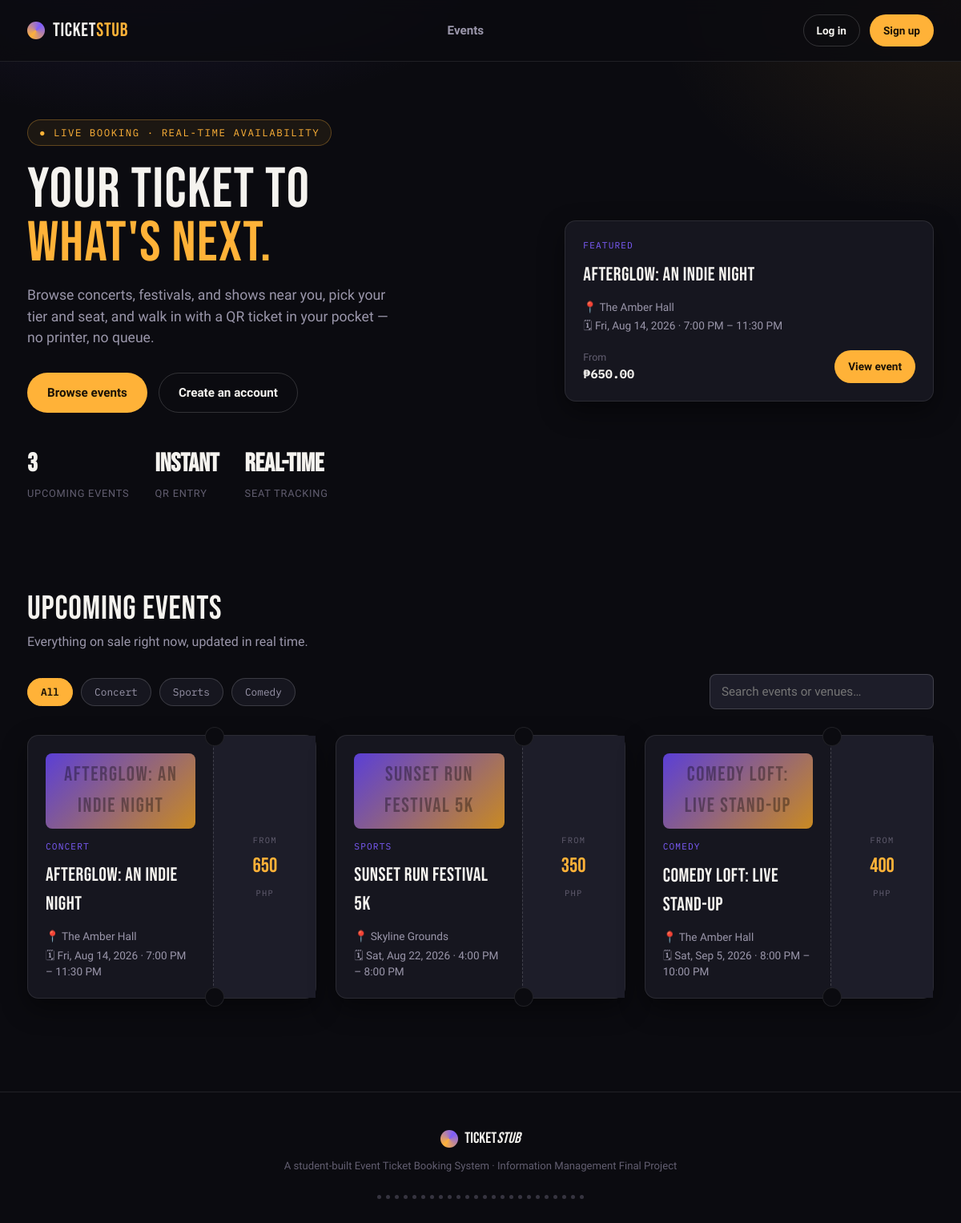
The page / on the database its author committed.
### tables this page shows
CREATE TABLE Events (
    Event_ID          INT AUTO_INCREMENT PRIMARY KEY,
    Venue_ID           INT NOT NULL,
    Staff_ID            INT NOT NULL,                
    Event_Name         VARCHAR(150) NOT NULL,
    Event_Description  TEXT NULL,
    Category           VARCHAR(50) NULL,
    Poster_Image        VARCHAR(255) NULL,
    Start_Date_Time     DATETIME NOT NULL,
    End_Date_Time        DATETIME NOT NULL,
    Event_Status        ENUM('draft','published','cancelled','completed') NOT NULL DEFAULT 'published',
    Created_At           TIMESTAMP DEFAULT CURRENT_TIMESTAMP,
    FOREIGN KEY (Venue_ID) REFERENCES Venues(Venue_ID),
    FOREIGN KEY (Staff_ID) REFERENCES Staff(Staff_ID)
);

CREATE TABLE Venues (
    Venue_ID     INT AUTO_INCREMENT PRIMARY KEY,
    Venue_Name   VARCHAR(150) NOT NULL,
    Address      VARCHAR(255) NOT NULL,
    Max_Capacity INT NOT NULL
);

### includes/auth.php (called while the page is built, shortened)
<?php
function is_logged_in(): bool {
    return isset($_SESSION['account_type']);
}
function base_url(string $path = ''): string {
    $script = $_SERVER['SCRIPT_NAME'] ?? '/index.php';
    $root = $script;
    foreach (['/staff/', '/customer/'] as $marker) {
        $pos = strpos($script, $marker);
    }
    if ($root === $script) {
        $root = rtrim(str_replace('\\', '/', dirname($script)), '/');
    }
    return $root . $path;
}

### includes/functions.php (called while the page is built, shortened)
<?php
function e(?string $value): string {
    return htmlspecialchars($value ?? '', ENT_QUOTES, 'UTF-8');
}
function format_money(float $amount): string {
    return '₱' . number_format($amount, 2);
}
function format_date_range(string $start, string $end): string {
    $s = new DateTime($start);
    $en = new DateTime($end);
    $sameDay = $s->format('Y-m-d') === $en->format('Y-m-d');
    if ($sameDay) {
        return $s->format('D, M j, Y') . ' · ' . $s->format('g:i A') . ' – ' . $en->format('g:i A');
    }
    return $s->format('M j, Y, g:i A') . ' – ' . $en->format('M j, Y, g:i A');
}

### index.php (the view, shortened to what this page needs)
<?php
require_once __DIR__ . '/includes/auth.php';
require_once __DIR__ . '/includes/functions.php';
$db = get_db();
$events = $db->query(
    "SELECT e.*, v.Venue_Name, v.Address,
            (SELECT MIN(Price) FROM Ticket_Tiers WHERE Event_ID = e.Event_ID) AS min_price
     FROM Events e
     JOIN Venues v ON v.Venue_ID = e.Venue_ID
     WHERE e.Event_Status = 'published' AND e.Start_Date_Time >= NOW()
     ORDER BY e.Start_Date_Time ASC"
)->fetchAll();
$categories = array_values(array_unique(array_filter(array_column($events, 'Category'))));
$total_events = count($events);
require_once __DIR__ . '/includes/header.php';
?>
<section class="hero">
  <div class="wrap hero-grid">
    <div>
      <span class="hero-eyebrow">● Live booking · real-time availability</span>
      <h1>Your ticket to <span class="accent">what's&nbsp;next.</span></h1>
      <p class="hero-sub">Browse concerts, festivals, and shows near you, pick your tier and seat, and walk in with a QR ticket in your pocket — no printer, no queue.</p>
      <div class="hero-actions">
        <a href="#events" class="btn btn-primary">Browse events</a>
        <?php if (!is_logged_in()): ?>
          <a href="<?= base_url('/register.php') ?>" class="btn btn-ghost">Create an account</a>
        <?php endif; ?>
      </div>
      <div class="hero-stats">
        <div class="hero-stat"><b><?= $total_events ?></b><span>Upcoming events</span></div>
        <div class="hero-stat"><b>Instant</b><span>QR entry</span></div>
        <div class="hero-stat"><b>Real-time</b><span>seat tracking</span></div>
      </div>
    </div>
    <div class="ticket" style="grid-template-columns:1fr;">
      <div class="ticket-main">
        <span class="ticket-category">Featured</span>
        <?php if ($events): $f = $events[0]; ?>
          <h3><?= e($f['Event_Name']) ?></h3>
          <div class="ticket-meta">
            <span>📍 <?= e($f['Venue_Name']) ?></span>
            <span>🗓 <?= format_date_range($f['Start_Date_Time'], $f['End_Date_Time']) ?></span>
          </div>
          <div class="ticket-footer">
            <div class="ticket-from"><span>From</span><br><b><?= format_money((float)$f['min_price']) ?></b></div>
            <a class="btn btn-primary btn-sm" href="<?= base_url('/event-details.php?id=' . $f['Event_ID']) ?>">View event</a>
          </div>
        <?php else: ?>
          <p>No events yet — check back soon.</p>
        <?php endif; ?>
      </div>
    </div>
  </div>
</section>
<section class="section" id="events">
  <div class="wrap">
    <div class="section-head">
      <div>
        <h2>Upcoming events</h2>
        <p>Everything on sale right now, updated in real time.</p>
      </div>
    </div>
    <div class="filter-bar" style="align-items:center; justify-content:space-between; flex-wrap:wrap; gap:16px;">
      <div style="display:flex; gap:10px; flex-wrap:wrap;">
        <button class="chip active" data-filter="all">All</button>
        <?php foreach ($categories as $cat): ?>
          <button class="chip" data-filter="<?= e($cat) ?>"><?= e($cat) ?></button>
        <?php endforeach; ?>
      </div>
      <div style="max-width:280px; width:100%;">
        <input type="text" id="eventSearch" placeholder="Search events or venues…" style="margin:0;">
      </div>
    </div>
    <?php if (!$events): ?>
      <div class="empty-state">
        <h2>No events on sale</h2>
        <p>There's nothing published right now. Organizers can add events from the staff dashboard.</p>
      </div>
    <?php else: ?>
      <div class="event-grid">
        <?php foreach ($events as $ev): ?>
          <a class="ticket" data-category="<?= e($ev['Category']) ?>" data-search="<?= e(strtolower($ev['Event_Name'] . ' ' . $ev['Venue_Name'])) ?>" href="<?= base_url('/event-details.php?id=' . $ev['Event_ID']) ?>">
            <div class="ticket-main">
              <div class="ticket-poster">
                <?php if (!empty($ev['Poster_Image'])): ?>
                  <img src="<?= e($ev['Poster_Image']) ?>" alt="">
                <?php else: ?>
                  <span class="poster-fallback"><?= e($ev['Event_Name']) ?></span>
                <?php endif; ?>
              </div>
              <span class="ticket-category"><?= e($ev['Category'] ?: 'Event') ?></span>
              <h3><?= e($ev['Event_Name']) ?></h3>
              <div class="ticket-meta">
                <span>📍 <?= e($ev['Venue_Name']) ?></span>
                <span>🗓 <?= format_date_range($ev['Start_Date_Time'], $ev['End_Date_Time']) ?></span>
              </div>
            </div>
            <div class="ticket-stub">
              <span class="stub-label">From</span>
              <span class="stub-price"><?= number_format((float)$ev['min_price'], 0) ?></span>
              <span class="stub-label">PHP</span>
            </div>
          </a>
        <?php endforeach; ?>
      </div>
    <?php endif; ?>
  </div>
</section>
<?php require_once __DIR__ . '/includes/footer.php'; ?>

### includes/header.php (shortened to what this page needs)
<!DOCTYPE html>
<html lang="en">
<head>
<link rel="stylesheet" href="<?= base_url('/assets/css/style.css') ?>">
</head>
<body>
<header class="site-header">
  <div class="wrap header-inner">
    <a class="brand" href="<?= base_url('/index.php') ?>">
      <span class="brand-mark" aria-hidden="true"></span>
      <span class="brand-name">Ticket<em>Stub</em></span>
    </a>
    <nav class="main-nav" id="mainNav">
      <a href="<?= base_url('/index.php') ?>">Events</a>
    </nav>
    <div class="header-actions">
      <?php if (is_logged_in()): ?>
        <span class="user-chip">
          <span class="user-chip-dot" aria-hidden="true"></span>
          <?= e($_SESSION['user_name']) ?>
          <?php if (is_staff()): ?><span class="role-badge"><?= e(current_role()) ?></span><?php endif; ?>
        </span>
        <a class="btn btn-ghost btn-sm" href="<?= base_url('/logout.php') ?>">Log out</a>
      <?php else: ?>
        <a class="btn btn-ghost btn-sm" href="<?= base_url('/login.php') ?>">Log in</a>
        <a class="btn btn-primary btn-sm" href="<?= base_url('/register.php') ?>">Sign up</a>
      <?php endif; ?>
    </div>
  </div>
</header>
<main>

### includes/footer.php (shortened to what this page needs)
</main>
<footer class="site-footer">
  <div class="wrap footer-inner">
    <div class="footer-brand">
      <span class="brand-mark" aria-hidden="true"></span>
      <span class="brand-name">Ticket<em>Stub</em></span>
    </div>
    <p class="footer-note">A student-built Event Ticket Booking System · Information Management Final Project</p>
    <div class="footer-perf" aria-hidden="true">
      <?php for ($i = 0; $i < 24; $i++): ?><span></span><?php endfor; ?>
    </div>
  </div>
</footer>
</body>
</html>

### rows shown on the page
events: Event_Name "Afterglow: An Indie Night", Start_Date_Time+End_Date_Time "Fri, Aug 14, 2026 · 7:00 PM – 11:30 PM", Category "CONCERT", Venue_ID.Venue_Name "The Amber Hall", min_price "650"
venues: Venue_Name "The Amber Hall"
events: Event_Name "Sunset Run Festival 5K", Category "SPORTS", Venue_ID.Venue_Name "Skyline Grounds", Start_Date_Time+End_Date_Time "Sat, Aug 22, 2026 · 4:00 PM – 8:00 PM", min_price "350"
events: Event_Name "Comedy Loft: Live Stand-Up", Category "COMEDY", Venue_ID.Venue_Name "The Amber Hall", Start_Date_Time+End_Date_Time "Sat, Sep 5, 2026 · 8:00 PM – 10:00 PM", min_price "400"

### other values the page prints
$total_events "3"
format_money((float)$f['min_price']) "₱650.00"
$cat "Concert"
$cat "Sports"
$cat "Comedy"
